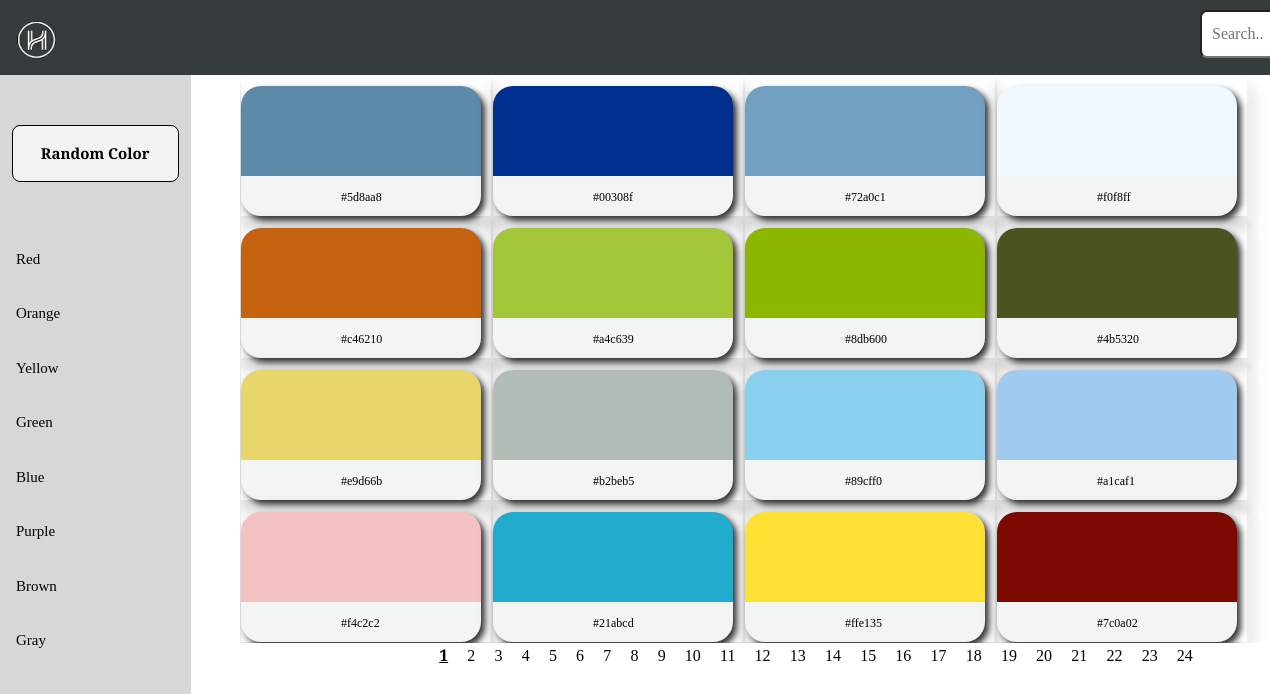
The page / on the database its author committed.
### colorswatch/models.py (models this page shows)
class GridColor(models.Model):
	parent1 = models.CharField(max_length=10)
	parent2 = models.CharField(max_length=10)
	parent3 = models.CharField(max_length=10)
	parent4 = models.CharField(max_length=10)
	name1 = models.CharField(max_length=10)
	name2 = models.CharField(max_length=10)
	name3 = models.CharField(max_length=10)
	name4 = models.CharField(max_length=10)
	color1 = models.CharField(max_length=10)
	color2 = models.CharField(max_length=10)
	color3 = models.CharField(max_length=10)
	color4 = models.CharField(max_length=10)

### colorswatch/views.py (the view)
# urls.py: path('', views.list_view, name='colorswatch-listview'),
def list_view(request):
	colors = ColorToHexCodeMapping.objects.all()
	if(len(colors)==0):
		util = utility()
		util.generate_colorhex_data()
	colors_grid = GridColor.objects.all()
	if(len(colors_grid)==0):
		util = utility()
		util.generate_colorgrid()
		colors_grid = GridColor.objects.all()
	paginator = Paginator(colors_grid, 4)
	page = request.GET.get('page',1)
	colors = paginator.get_page(page)
	try:
		colors = paginator.page(page)
	except PageNotAnInteger:
		colors = paginator.page(1)
	except EmptyPage:
		colors = paginator.page(paginator.num_pages)
	return render(request,'colorswatch/list_view.html', {'colors':colors})

### colorswatch/templates/colorswatch/list_view.html
{% extends "colorswatch/base.html" %}
{% block content %}
<div class = "tbl" >
	<table >
		<tbody>
			{% for color in colors %}
			<tr>
				<td>
					<svg style="width:250px;height:140px;" class="shadow">
						<a href="{% url 'colorswatch-detailview' color.name1 %}" >
						<path d="M20, 10 h200 a20,20 0 0 1 20, 20 v90  -20,20 h-200   -20,-20 v-90 a20,20 0 0 1 20,-20 z" fill="{{ color.color1 }}"  stroke-width="3" />
						<g>
							  <path d="M0,100 h200  20,20 v20 a20,20 0 0 1 -20,20 h-200 a20,20 0 0 1 -20,-20 v-20  20,-20 z" fill="#f2f5f3"  />
								<text x="100" y="125" font-family="Verdana" font-size="12"  style="color:black;font-family: 'Source Serif Pro', serif;"> {{ color.color1 }} </text>
						</g>
						</a>
					</svg>
				</td>
				<td>
					<svg style="width:250px;height:140px;" class="shadow">
						<a href="{% url 'colorswatch-detailview'  color.name2%}">
						<path d="M20, 10 h200 a20,20 0 0 1 20, 20 v90  -20,20 h-200   -20,-20 v-90 a20,20 0 0 1 20,-20 z" fill="{{ color.color2 }}"  stroke-width="3" />
						<g>
							<path d="M0,100 h200  20,20 v20 a20,20 0 0 1 -20,20 h-200 a20,20 0 0 1 -20,-20 v-20  20,-20 z" fill="#f2f5f3"  />
							<text x="100" y="125" font-family="Verdana" font-size="12"  style="color:black;font-family: 'Source Serif Pro', serif;"> {{ color.color2 }} </text>
						</g>
						</a>
					</svg>
				</td>
				<td>
					<svg style="width:250px;height:140px;" class="shadow">
						<a href="{% url 'colorswatch-detailview'  color.name3 %}">
						<path d="M20, 10 h200 a20,20 0 0 1 20, 20 v90  -20,20 h-200   -20,-20 v-90 a20,20 0 0 1 20,-20 z" fill="{{ color.color3 }}"  stroke-width="3" />
						<g>
							<path d="M0,100 h200  20,20 v20 a20,20 0 0 1 -20,20 h-200 a20,20 0 0 1 -20,-20 v-20  20,-20 z" fill="#f2f5f3"  />
							<text x="100" y="125" font-family="Verdana" font-size="12"  style="color:black;font-family: 'Source Serif Pro', serif;"> {{ color.color3 }} </text>
						</g>
						</a>
					</svg>
				</td>
				<td>
					<svg style="width:250px;height:140px;" class="shadow">
						<a href="{% url 'colorswatch-detailview'  color.name4%}">
							<path d="M20, 10 h200 a20,20 0 0 1 20, 20 v90  -20,20 h-200   -20,-20 v-90 a20,20 0 0 1 20,-20 z" fill="{{ color.color4 }}"  stroke-width="3" />
						<g>
						<path d="M0,100 h200  20,20 v20 a20,20 0 0 1 -20,20 h-200 a20,20 0 0 1 -20,-20 v-20  20,-20 z" fill="#f2f5f3"  />
							<text x="100" y="125" font-family="Verdana" font-size="12"  style="color:black;font-family: 'Source Serif Pro', serif;"> {{ color.color4 }} </text>
						</g>
						</a>
					</svg>
				</td>
			</tr>
			{% endfor %}
		</tbody>
	</table>
</div>
<div class="pages">
	{% if colors.has_other_pages %}
	<ul class="pagination" >
      {% for i in colors.paginator.page_range %}
      {% if colors.number == i %}
      <li class="active"><u><span>{{ i }} <span class="sr-only">(current)</span></span></u></li>
      {% else %}
      <li><a href="?page={{ i }}" style="color:black;font-family: 'Source Serif Pro', serif;">{{ i }}</a></li>
      {% endif %}
      {% endfor %}
  </ul>
  {% endif %}
</div>
{% endblock content %}

### colorswatch/templates/colorswatch/base.html (shortened to what this page needs)
{% load static %}
<!DOCTYPE html>
<html>
<head>
	<link rel="stylesheet" type="text/css" href ="{% static 'css/main.css' %}">
	<link rel = "stylesheet" href = "https://stackpath.bootstrapcdn.com/bootstrap/4.1.3/css/bootstrap.min.css">
</head>
<body>
	<div class = "content">
		<nav class="navbar">
			<div class="brand-title">
				<a href="{% url 'colorswatch-listview'  %}"><img src="/static/images/logo.png" class="logo" /></a>
					<form action = "{% url 'colorswatch-detailview-search'  %}" method=POST>
						<input type="text" placeholder="Search.." name="search_color" >
					</form>
			</div>
		</nav>
		<div class="sidebar" >
			<a class="button" href="{% url 'colorswatch-detailview-random'   %}">Random Color</a>
			<a href="{% url 'colorswatch-detailview-color'  name='red' %}">Red</a>
			<a href="{% url 'colorswatch-detailview-color' name='orange'  %}">Orange</a>
			<a href="{% url 'colorswatch-detailview-color' name='yellow'  %}">Yellow</a>
			<a href="{% url 'colorswatch-detailview-color' name='green'  %}">Green</a>
			<a href="{% url 'colorswatch-detailview-color' name='blue'  %}">Blue</a>
			<a href="{% url 'colorswatch-detailview-color' name='purple'  %}">Purple</a>
			<a href="{% url 'colorswatch-detailview-color' name='brown'  %}">Brown</a>
			<a href="{% url 'colorswatch-detailview-color' name='grey'  %}">Gray</a>
		</div>
		<div >
		      {% block content %}{% endblock %}
		</div>
	</div>
</body>
</html>

### colorswatch/static/css/main.css (style rules this page uses)
body { font-family: 'Source Serif Pro',serif; }
.logo { width:42px; height:42px; }
input { border-radius: 7px; padding: 10px 10px; line-height: 12px; left: 1200px; top: 10px; position: absolute; }
ul { display:inline; width: 100%; }
li { display:inline; }
.navbar { display: flex; position: relative; justify-content: space-between; width: 100%; align-items: center; background-color: rgba(54,60,60,255); color: white; height: 75px; font-family: 'Source Serif Pro', serif; overflow-x:auto; }
.sidebar { margin: 0; padding: 0; width: 15%; background-color:#d6d8d8; position: fixed; height: 100%; overflow: auto; float: left; font-family: 'Source Serif Pro', serif; overflow-x:auto; font-size: 15px; }
.sidebar a { display: block; color: black; font-family: 'Source Serif Pro', serif; padding: 16px; text-decoration: none; }
.button { background-color: #f2f2f2; padding: 15px 32px; text-align: center; text-decoration: none; display: inline-block; font-size: 16px; margin: 50px 12px; cursor: pointer; border-radius: 8px; font-family: 'Source Serif Pro', serif; font-weight: bold; font-size: 15px; border: 1px solid; }
a, a:hover, a:focus, a:active { text-decoration: none; color: red; }
.tbl { width: 85%; margin-left: 240px; overflow-x:auto; }
div.content { height: 100%; }
.active { color:black; font-family: 'Source Serif Pro', serif; font-weight:bold; }
a { float: none; }
div.content { margin-left: 0; float: none }
.pages { width: 80%; margin-left: 210px; }
.pagination { width: 85%; margin-left: 210px; text-indent: 1.2em; }

### colorswatch/templates/colorswatch/base.html (style rules this page uses)
.shadow { -webkit-filter: drop-shadow( 4px 4px 3px rgba(0, 0, 0, 0.8)); filter: drop-shadow( 4px 4px 3px rgba(0, 0, 0, 0.8)); }

### rows shown on the page
GridColor: color1 "#5d8aa8", color2 "#00308f", color3 "#72a0c1", color4 "#f0f8ff"
GridColor: color1 "#c46210", color2 "#a4c639", color3 "#8db600", color4 "#4b5320"
GridColor: color1 "#e9d66b", color2 "#b2beb5", color3 "#89cff0", color4 "#a1caf1"
GridColor: color1 "#f4c2c2", color2 "#21abcd", color3 "#ffe135", color4 "#7c0a02"

### other values the page prints
{{ i }} "1"
{{ i }} "2" "3" "4" "5" "6" "7" "8" "9" "10" "11" "12" "13" "14" "15" "16" "17" "18" "19" "20" "21" "22" "23" "24"
